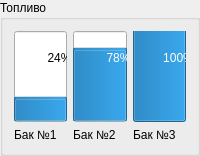
                    <widget class="QGroupBox" name="groupBox_9">
                     <property name="title">
                      <string>Топливо</string>
                     </property>
                     <layout class="QHBoxLayout" name="horizontalLayout_27">
                      <item>
                       <layout class="QVBoxLayout" name="verticalLayout_21">
                        <item>
                         <widget class="QProgressBar" name="progressBar">
                          <property name="sizePolicy">
                           <sizepolicy hsizetype="Minimum" vsizetype="Expanding">
                            <horstretch>0</horstretch>
                            <verstretch>0</verstretch>
                           </sizepolicy>
                          </property>
                          <property name="value">
                           <number>24</number>
                          </property>
                          <property name="orientation">
                           <enum>Qt::Vertical</enum>
                          </property>
                         </widget>
                        </item>
                        <item>
                         <widget class="QLabel" name="label_26">
                          <property name="text">
                           <string>Бак №1</string>
                          </property>
                         </widget>
                        </item>
                       </layout>
                      </item>
                      <item>
                       <layout class="QVBoxLayout" name="verticalLayout_22">
                        <item>
                         <widget class="QProgressBar" name="progressBar_2">
                          <property name="sizePolicy">
                           <sizepolicy hsizetype="Minimum" vsizetype="Expanding">
                            <horstretch>0</horstretch>
                            <verstretch>0</verstretch>
                           </sizepolicy>
                          </property>
                          <property name="value">
                           <number>78</number>
                          </property>
                          <property name="orientation">
                           <enum>Qt::Vertical</enum>
                          </property>
                         </widget>
                        </item>
                        <item>
                         <widget class="QLabel" name="label_24">
                          <property name="text">
                           <string>Бак №2</string>
                          </property>
                         </widget>
                        </item>
                       </layout>
                      </item>
                      <item>
                       <layout class="QVBoxLayout" name="verticalLayout_23">
                        <item>
                         <widget class="QProgressBar" name="progressBar_3">
                          <property name="sizePolicy">
                           <sizepolicy hsizetype="Minimum" vsizetype="Expanding">
                            <horstretch>0</horstretch>
                            <verstretch>0</verstretch>
                           </sizepolicy>
                          </property>
                          <property name="value">
                           <number>100</number>
                          </property>
                          <property name="orientation">
                           <enum>Qt::Vertical</enum>
                          </property>
                         </widget>
                        </item>
                        <item>
                         <widget class="QLabel" name="label_25">
                          <property name="text">
                           <string>Бак №3</string>
                          </property>
                         </widget>
                        </item>
                       </layout>
                      </item>
                     </layout>
                    </widget>
